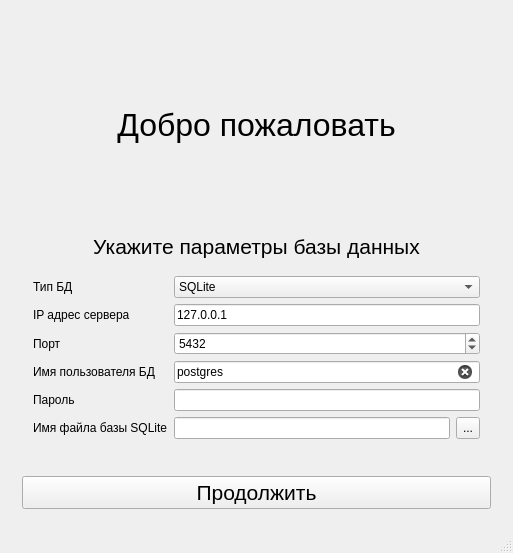
<?xml version="1.0" encoding="UTF-8"?>
<ui version="4.0">
 <class>MainWindow</class>
 <widget class="QMainWindow" name="MainWindow">
  <property name="geometry">
   <rect>
    <x>0</x>
    <y>0</y>
    <width>513</width>
    <height>553</height>
   </rect>
  </property>
  <property name="windowTitle">
   <string>qtdbprogram</string>
  </property>
  <widget class="QWidget" name="centralWidget">
   <layout class="QGridLayout" name="gridLayout">
    <item row="0" column="0">
     <widget class="QStackedWidget" name="pages">
      <property name="currentIndex">
       <number>0</number>
      </property>
      <widget class="QWidget" name="pageDB">
       <layout class="QVBoxLayout" name="verticalLayout">
        <item>
         <widget class="QLabel" name="label">
          <property name="sizePolicy">
           <sizepolicy hsizetype="Minimum" vsizetype="Minimum">
            <horstretch>0</horstretch>
            <verstretch>0</verstretch>
           </sizepolicy>
          </property>
          <property name="font">
           <font>
            <pointsize>24</pointsize>
           </font>
          </property>
          <property name="text">
           <string>Добро пожаловать</string>
          </property>
          <property name="alignment">
           <set>Qt::AlignCenter</set>
          </property>
         </widget>
        </item>
        <item>
         <widget class="QLabel" name="label_2">
          <property name="sizePolicy">
           <sizepolicy hsizetype="Minimum" vsizetype="Maximum">
            <horstretch>0</horstretch>
            <verstretch>0</verstretch>
           </sizepolicy>
          </property>
          <property name="font">
           <font>
            <pointsize>16</pointsize>
           </font>
          </property>
          <property name="text">
           <string>Укажите параметры базы данных</string>
          </property>
          <property name="alignment">
           <set>Qt::AlignCenter</set>
          </property>
         </widget>
        </item>
        <item>
         <widget class="QWidget" name="widget" native="true">
          <layout class="QFormLayout" name="formLayout">
           <item row="0" column="0">
            <widget class="QLabel" name="label_DB">
             <property name="sizePolicy">
              <sizepolicy hsizetype="Minimum" vsizetype="Preferred">
               <horstretch>0</horstretch>
               <verstretch>0</verstretch>
              </sizepolicy>
             </property>
             <property name="text">
              <string>Тип БД</string>
             </property>
             <property name="buddy">
              <cstring>serverDB</cstring>
             </property>
            </widget>
           </item>
           <item row="0" column="1">
            <widget class="QComboBox" name="serverDB">
             <item>
              <property name="text">
               <string>SQLite</string>
              </property>
             </item>
             <item>
              <property name="text">
               <string>PostgreSQL</string>
              </property>
             </item>
            </widget>
           </item>
           <item row="1" column="0">
            <widget class="QLabel" name="label_serverIP">
             <property name="text">
              <string>IP адрес сервера</string>
             </property>
             <property name="buddy">
              <cstring>serverIP</cstring>
             </property>
            </widget>
           </item>
           <item row="1" column="1">
            <widget class="QLineEdit" name="serverIP">
             <property name="text">
              <string>127.0.0.1</string>
             </property>
            </widget>
           </item>
           <item row="2" column="0">
            <widget class="QLabel" name="label_serverPort">
             <property name="text">
              <string>Порт</string>
             </property>
             <property name="buddy">
              <cstring>serverPort</cstring>
             </property>
            </widget>
           </item>
           <item row="2" column="1">
            <widget class="QSpinBox" name="serverPort">
             <property name="minimum">
              <number>1</number>
             </property>
             <property name="maximum">
              <number>65535</number>
             </property>
             <property name="value">
              <number>5432</number>
             </property>
            </widget>
           </item>
           <item row="3" column="0">
            <widget class="QLabel" name="label_serverUser">
             <property name="text">
              <string>Имя пользователя БД</string>
             </property>
             <property name="buddy">
              <cstring>serverUser</cstring>
             </property>
            </widget>
           </item>
           <item row="3" column="1">
            <widget class="QLineEdit" name="serverUser">
             <property name="text">
              <string>postgres</string>
             </property>
             <property name="maxLength">
              <number>255</number>
             </property>
             <property name="clearButtonEnabled">
              <bool>true</bool>
             </property>
            </widget>
           </item>
           <item row="4" column="0">
            <widget class="QLabel" name="label_serverPass">
             <property name="text">
              <string>Пароль</string>
             </property>
             <property name="buddy">
              <cstring>serverPass</cstring>
             </property>
            </widget>
           </item>
           <item row="4" column="1">
            <widget class="QLineEdit" name="serverPass">
             <property name="maxLength">
              <number>255</number>
             </property>
             <property name="echoMode">
              <enum>QLineEdit::PasswordEchoOnEdit</enum>
             </property>
             <property name="clearButtonEnabled">
              <bool>true</bool>
             </property>
            </widget>
           </item>
           <item row="5" column="0">
            <widget class="QLabel" name="label_SQLite">
             <property name="text">
              <string>Имя файла базы SQLite</string>
             </property>
            </widget>
           </item>
           <item row="5" column="1">
            <layout class="QHBoxLayout" name="horizontalLayout_2">
             <item>
              <widget class="QLineEdit" name="SQLiteFile"/>
             </item>
             <item>
              <widget class="QToolButton" name="SQLiteSelectFile">
               <property name="sizePolicy">
                <sizepolicy hsizetype="Minimum" vsizetype="Minimum">
                 <horstretch>0</horstretch>
                 <verstretch>0</verstretch>
                </sizepolicy>
               </property>
               <property name="text">
                <string>...</string>
               </property>
              </widget>
             </item>
            </layout>
           </item>
          </layout>
         </widget>
        </item>
        <item>
         <widget class="QPushButton" name="buttonConnect">
          <property name="font">
           <font>
            <pointsize>16</pointsize>
           </font>
          </property>
          <property name="text">
           <string>Продолжить</string>
          </property>
         </widget>
        </item>
       </layout>
      </widget>
      <widget class="QWidget" name="pageUser">
       <layout class="QGridLayout" name="gridLayout_2">
        <item row="0" column="0">
         <widget class="QToolBox" name="toolBox">
          <property name="font">
           <font>
            <pointsize>24</pointsize>
           </font>
          </property>
          <widget class="QWidget" name="pageLogin">
           <property name="geometry">
            <rect>
             <x>0</x>
             <y>0</y>
             <width>425</width>
             <height>140</height>
            </rect>
           </property>
           <attribute name="label">
            <string>Вход в систему</string>
           </attribute>
           <layout class="QVBoxLayout" name="verticalLayout_2">
            <item>
             <widget class="QLabel" name="label_3">
              <property name="sizePolicy">
               <sizepolicy hsizetype="Minimum" vsizetype="Minimum">
                <horstretch>0</horstretch>
                <verstretch>0</verstretch>
               </sizepolicy>
              </property>
              <property name="font">
               <font>
                <pointsize>16</pointsize>
               </font>
              </property>
              <property name="text">
               <string>Введите имя пользователя и пароль</string>
              </property>
              <property name="alignment">
               <set>Qt::AlignCenter</set>
              </property>
             </widget>
            </item>
            <item>
             <layout class="QFormLayout" name="formLayout_2">
              <item row="0" column="0">
               <widget class="QLabel" name="label_loginUser">
                <property name="font">
                 <font>
                  <pointsize>8</pointsize>
                 </font>
                </property>
                <property name="text">
                 <string>Имя пользователя</string>
                </property>
                <property name="buddy">
                 <cstring>loginUser</cstring>
                </property>
               </widget>
              </item>
              <item row="0" column="1">
               <widget class="QLineEdit" name="loginUser">
                <property name="font">
                 <font>
                  <pointsize>8</pointsize>
                 </font>
                </property>
                <property name="maxLength">
                 <number>255</number>
                </property>
                <property name="clearButtonEnabled">
                 <bool>true</bool>
                </property>
               </widget>
              </item>
              <item row="1" column="0">
               <widget class="QLabel" name="label_loginPass">
                <property name="font">
                 <font>
                  <pointsize>8</pointsize>
                 </font>
                </property>
                <property name="text">
                 <string>Пароль</string>
                </property>
                <property name="buddy">
                 <cstring>loginPass</cstring>
                </property>
               </widget>
              </item>
              <item row="1" column="1">
               <widget class="QLineEdit" name="loginPass">
                <property name="font">
                 <font>
                  <pointsize>8</pointsize>
                 </font>
                </property>
                <property name="maxLength">
                 <number>255</number>
                </property>
                <property name="echoMode">
                 <enum>QLineEdit::PasswordEchoOnEdit</enum>
                </property>
                <property name="clearButtonEnabled">
                 <bool>true</bool>
                </property>
               </widget>
              </item>
             </layout>
            </item>
            <item>
             <widget class="QPushButton" name="buttonLogin">
              <property name="font">
               <font>
                <pointsize>16</pointsize>
               </font>
              </property>
              <property name="text">
               <string>Войти</string>
              </property>
             </widget>
            </item>
           </layout>
          </widget>
          <widget class="QWidget" name="pageRegister">
           <property name="geometry">
            <rect>
             <x>0</x>
             <y>0</y>
             <width>346</width>
             <height>224</height>
            </rect>
           </property>
           <attribute name="label">
            <string>Регистрация</string>
           </attribute>
           <layout class="QVBoxLayout" name="verticalLayout_3">
            <item>
             <widget class="QLabel" name="label_4">
              <property name="sizePolicy">
               <sizepolicy hsizetype="Minimum" vsizetype="Minimum">
                <horstretch>0</horstretch>
                <verstretch>0</verstretch>
               </sizepolicy>
              </property>
              <property name="font">
               <font>
                <pointsize>16</pointsize>
               </font>
              </property>
              <property name="text">
               <string>Заполните все поля</string>
              </property>
              <property name="alignment">
               <set>Qt::AlignCenter</set>
              </property>
             </widget>
            </item>
            <item>
             <layout class="QFormLayout" name="formLayout_3">
              <item row="0" column="0">
               <widget class="QLabel" name="label_registerUser">
                <property name="font">
                 <font>
                  <pointsize>8</pointsize>
                 </font>
                </property>
                <property name="text">
                 <string>Имя пользователя</string>
                </property>
               </widget>
              </item>
              <item row="0" column="1">
               <widget class="QLineEdit" name="registerUser">
                <property name="font">
                 <font>
                  <pointsize>8</pointsize>
                 </font>
                </property>
                <property name="maxLength">
                 <number>255</number>
                </property>
               </widget>
              </item>
              <item row="1" column="0">
               <widget class="QLabel" name="label_registerPass">
                <property name="font">
                 <font>
                  <pointsize>8</pointsize>
                 </font>
                </property>
                <property name="text">
                 <string>Пароль</string>
                </property>
               </widget>
              </item>
              <item row="1" column="1">
               <widget class="QLineEdit" name="registerPass">
                <property name="font">
                 <font>
                  <pointsize>8</pointsize>
                 </font>
                </property>
                <property name="maxLength">
                 <number>255</number>
                </property>
                <property name="echoMode">
                 <enum>QLineEdit::PasswordEchoOnEdit</enum>
                </property>
               </widget>
              </item>
              <item row="3" column="0">
               <widget class="QLabel" name="label_registerName">
                <property name="font">
                 <font>
                  <pointsize>8</pointsize>
                 </font>
                </property>
                <property name="text">
                 <string>Имя</string>
                </property>
               </widget>
              </item>
              <item row="3" column="1">
               <widget class="QLineEdit" name="registerName">
                <property name="font">
                 <font>
                  <pointsize>8</pointsize>
                 </font>
                </property>
                <property name="maxLength">
                 <number>255</number>
                </property>
               </widget>
              </item>
              <item row="4" column="0">
               <widget class="QLabel" name="label_registerSurname">
                <property name="font">
                 <font>
                  <pointsize>8</pointsize>
                 </font>
                </property>
                <property name="text">
                 <string>Фамилия</string>
                </property>
               </widget>
              </item>
              <item row="4" column="1">
               <widget class="QLineEdit" name="registerSurname">
                <property name="font">
                 <font>
                  <pointsize>8</pointsize>
                 </font>
                </property>
                <property name="maxLength">
                 <number>255</number>
                </property>
               </widget>
              </item>
              <item row="2" column="0">
               <widget class="QLabel" name="label_registerPassRepeat">
                <property name="font">
                 <font>
                  <pointsize>8</pointsize>
                 </font>
                </property>
                <property name="text">
                 <string>Повторите пароль</string>
                </property>
               </widget>
              </item>
              <item row="2" column="1">
               <widget class="QLineEdit" name="registerPassRepeat">
                <property name="font">
                 <font>
                  <pointsize>8</pointsize>
                 </font>
                </property>
                <property name="maxLength">
                 <number>255</number>
                </property>
                <property name="echoMode">
                 <enum>QLineEdit::PasswordEchoOnEdit</enum>
                </property>
               </widget>
              </item>
             </layout>
            </item>
            <item>
             <widget class="QPushButton" name="buttonRegister">
              <property name="font">
               <font>
                <pointsize>16</pointsize>
               </font>
              </property>
              <property name="text">
               <string>Зарегистрироваться и войти</string>
              </property>
             </widget>
            </item>
           </layout>
          </widget>
         </widget>
        </item>
       </layout>
      </widget>
      <widget class="QWidget" name="pageWork">
       <layout class="QGridLayout" name="gridLayout_3">
        <item row="0" column="0">
         <widget class="QTableView" name="tableView">
          <property name="sortingEnabled">
           <bool>true</bool>
          </property>
         </widget>
        </item>
       </layout>
      </widget>
     </widget>
    </item>
   </layout>
  </widget>
  <widget class="QStatusBar" name="statusBar">
   <property name="sizeGripEnabled">
    <bool>true</bool>
   </property>
  </widget>
  <action name="actionDisconnect">
   <property name="text">
    <string>Отключиться</string>
   </property>
   <property name="toolTip">
    <string>Отключиться от базы данных</string>
   </property>
  </action>
  <action name="actionLogout">
   <property name="text">
    <string>Выйти</string>
   </property>
   <property name="toolTip">
    <string>Выйти из системы</string>
   </property>
  </action>
 </widget>
 <layoutdefault spacing="6" margin="11"/>
 <tabstops>
  <tabstop>serverDB</tabstop>
  <tabstop>serverIP</tabstop>
  <tabstop>serverPort</tabstop>
  <tabstop>serverUser</tabstop>
  <tabstop>serverPass</tabstop>
  <tabstop>SQLiteFile</tabstop>
  <tabstop>SQLiteSelectFile</tabstop>
  <tabstop>buttonConnect</tabstop>
  <tabstop>loginUser</tabstop>
  <tabstop>loginPass</tabstop>
  <tabstop>buttonLogin</tabstop>
  <tabstop>registerUser</tabstop>
  <tabstop>registerPass</tabstop>
  <tabstop>registerPassRepeat</tabstop>
  <tabstop>registerName</tabstop>
  <tabstop>registerSurname</tabstop>
  <tabstop>buttonRegister</tabstop>
  <tabstop>tableView</tabstop>
 </tabstops>
 <resources/>
 <connections/>
</ui>
